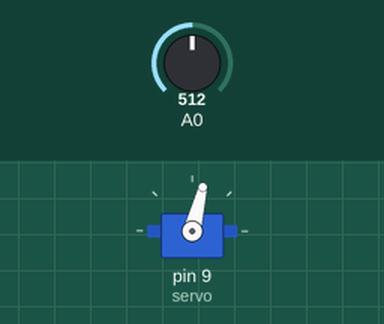
This program was run on a simulated Arduino Nano, built with avr-gcc and run on an emulated ATmega328P. Parts: servo. The test bench sets the inputs (shaded band); at power-on: A0 = 512.

Above: at 1.2 s.
1.3 s: A0 set to 306
At 1.6 s:
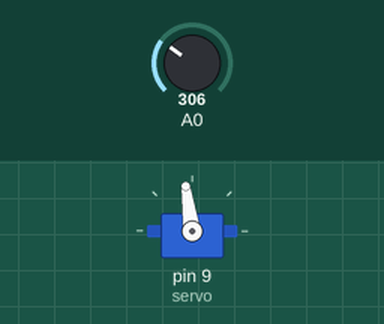
2.8 s: A0 set to 122
At 4.0 s:
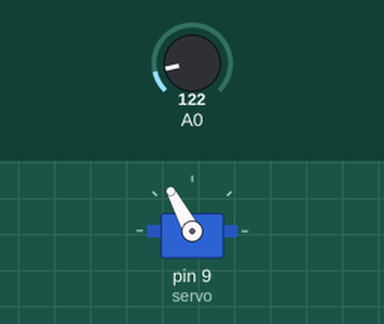
4.3 s: A0 set to 0
At 5.0 s:
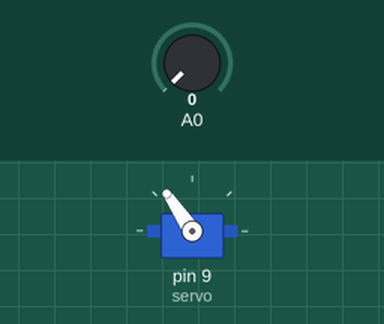
Timing chart, 0 to 7.3 s (numbered marks = the images above; inputs shaded):
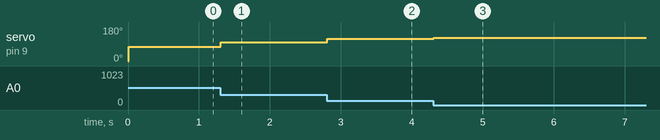

Measured:
- after the input at 1.3 s, servo on pin 9 (servo): 76° → 98° at once
- after the input at 2.8 s, servo on pin 9 (servo): 98° → 118° at once
- after the input at 4.3 s, servo on pin 9 (servo): 118° → 124° at once

The program:

main.cpp
```cpp
#include <Arduino.h>
#include <Servo.h>

Servo servo;
int ema = 0;
void setup()
{
  pinMode(A0, INPUT);
  servo.attach(9);
  Serial.begin(115200);
}


int clamp(int value, int min, int max)
{
  if (value < min)
  {
    return min;
  }
  if (value > max)
  {
    return max;
  }
  return value;
}

void loop()
{
  int value = analogRead(A0);
  int rev = 1024 - value;
  int mapped = map(rev, 459, 958, 1280, 1830);
  mapped = clamp(mapped, 1280, 1830); // clamp to 1280-1830 (servo limits)
  int micros = mapped;
  ema = (ema * 0.9) + (micros * 0.1);
/*   Serial.print(rev);
  Serial.print(" ");
  Serial.print((int)micros);
  Serial.print(" ");
  Serial.print(ema);
  Serial.println(); */

  servo.writeMicroseconds(ema);
}
```
